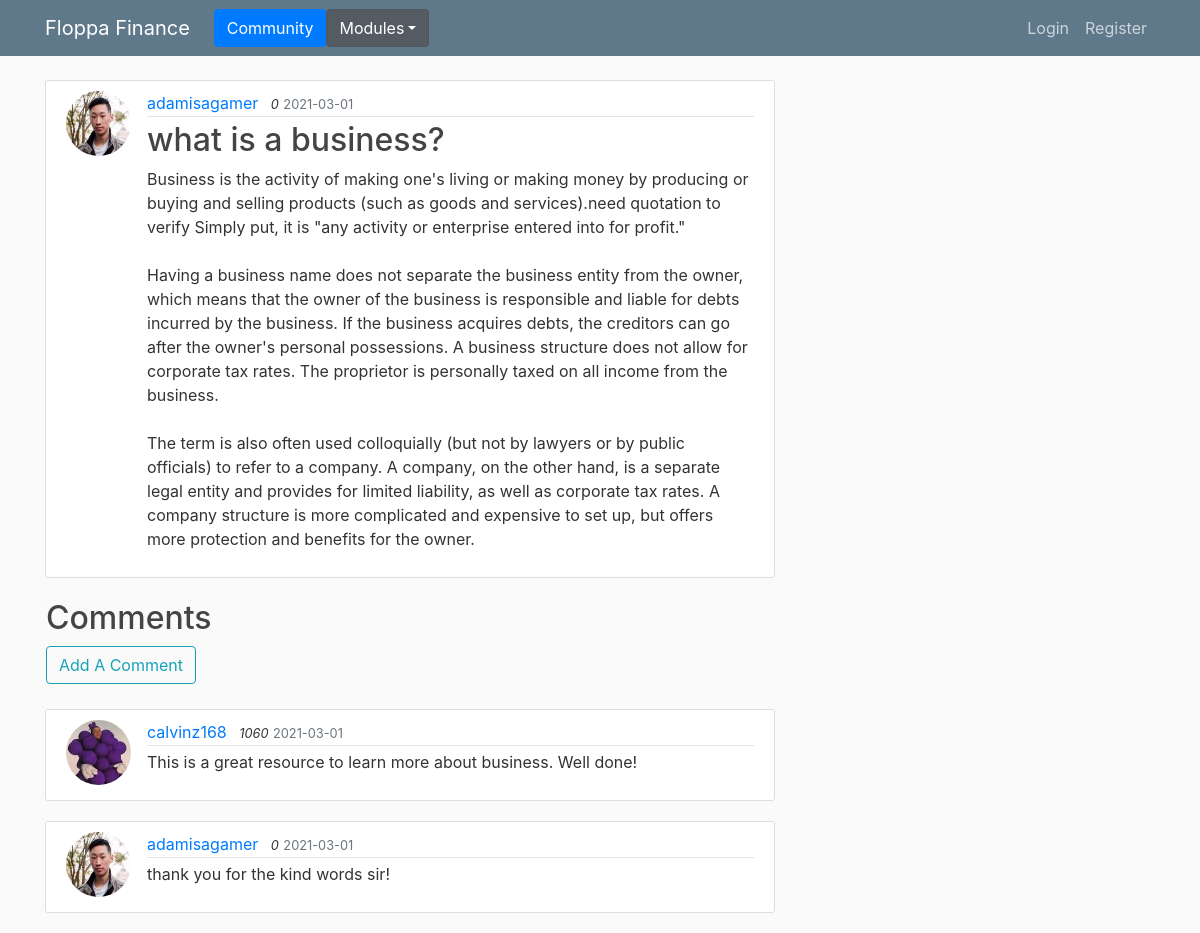
The page /post/2 on the database as committed earlier.
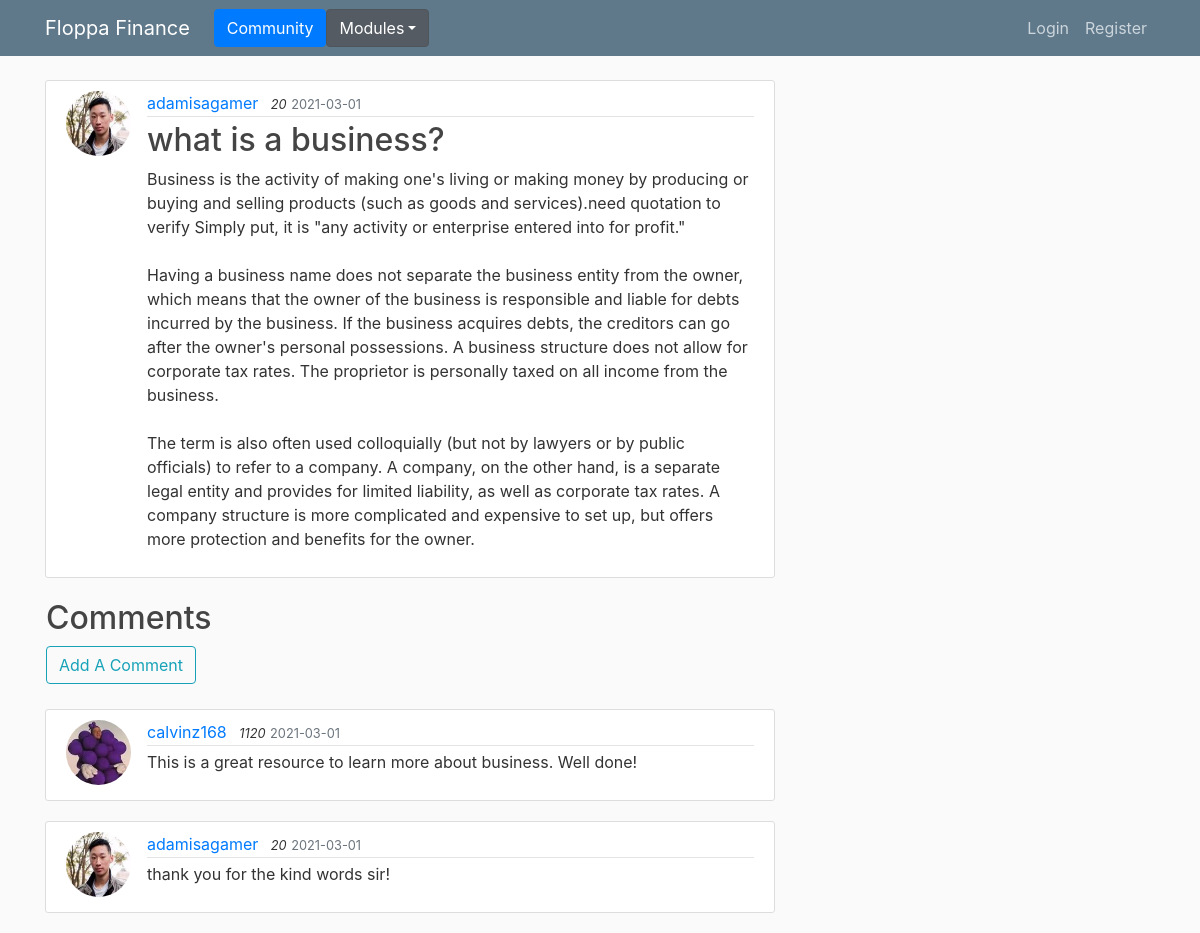
The same page on the database as committed later.
### flasksite/models.py (models this page shows, shortened)
class User(db.Model, UserMixin):
    id = db.Column(db.Integer, primary_key=True)
    username = db.Column(db.String(20), unique=True, nullable=False)
    email = db.Column(db.String(120), unique=True, nullable=False)
    image_file = db.Column(db.String(20), nullable=False, default='default.jpg')
    password = db.Column(db.String(60), nullable=False)
    posts = db.relationship('Post', backref='author', lazy=True)
    comments = db.relationship('Comment', backref='author', lazy=True)
    score = db.Column(db.Integer, nullable=False)

class Comment(db.Model):
    id = db.Column(db.Integer, primary_key=True)
    content = db.Column(db.String(100), nullable=False)
    date_posted = db.Column(db.DateTime, nullable=False, default=datetime.now)
    post_id = db.Column(db.Integer, db.ForeignKey('post.id'), nullable=False)
    user_id = db.Column(db.Integer, db.ForeignKey('user.id'), nullable=False)

### flasksite/routes.py (the view)
@app.route("/post/<int:post_id>")
def post(post_id):
    post = Post.query.get(post_id)
    comments = Comment.query.filter_by(post_id=post_id).all()
    return render_template('post.html', title=post.title, post=post, comments=comments)

### flasksite/templates/post.html (shortened to what this page needs)
{% extends "layout.html" %}
{% block content %}
  <article class="media content-section">
    <img class="rounded-circle article-img" src="{{ url_for('static', filename='profile_pics/' + post.author.image_file) }}">
    <div class="media-body">
      <div class="article-metadata">
        <a class="mr-2" href="#">{{ post.author.username }}</a>
        <em><small class="font-italic">{{ post.author.score }}</small></em>
        <small class="text-muted">{{ post.date_posted.strftime('%Y-%m-%d') }}</small>
      </div>
      <h2 class="article-title">{{ post.title }}</h2>
      <p class="article-content">{{ post.content }}</p>
    </div>
  </article>
  <table>
  <td><h2>Comments</h2><a href="{{ url_for('comment_post', post_id=post.id) }}"><button class="btn btn-outline-info">Add A Comment</button></a></td>
  </table>
  <br>
  {% for comment in comments %}
    <article class="media content-section">
      <img class="rounded-circle article-img" src="{{ url_for('static', filename='profile_pics/' + comment.author.image_file) }}">
      <div class="media-body">
        <div class="article-metadata">
          <a class="mr-2" href="#">{{ comment.author.username }}</a>
          <em><small class="font-italic">{{ comment.author.score }}</small></em>
          <small class="text-muted">{{ comment.date_posted.strftime('%Y-%m-%d') }}</small>
        </div>
        <p class="article-content">{{ comment.content }}</p>
      </div>
    </article>
  {% endfor %}
{% endblock content %}

Rows that differ between the two databases and show on the page:
changed User "adamisagamer": author.score "0" → "20"
changed through a linked row, Comment "This is a great resource to learn more about business. Well done!": image_file: picture added in place of a placeholder; author.score "1060" → "1120"
changed through a linked row, Comment "thank you for the kind words sir!": author.score "0" → "20"
